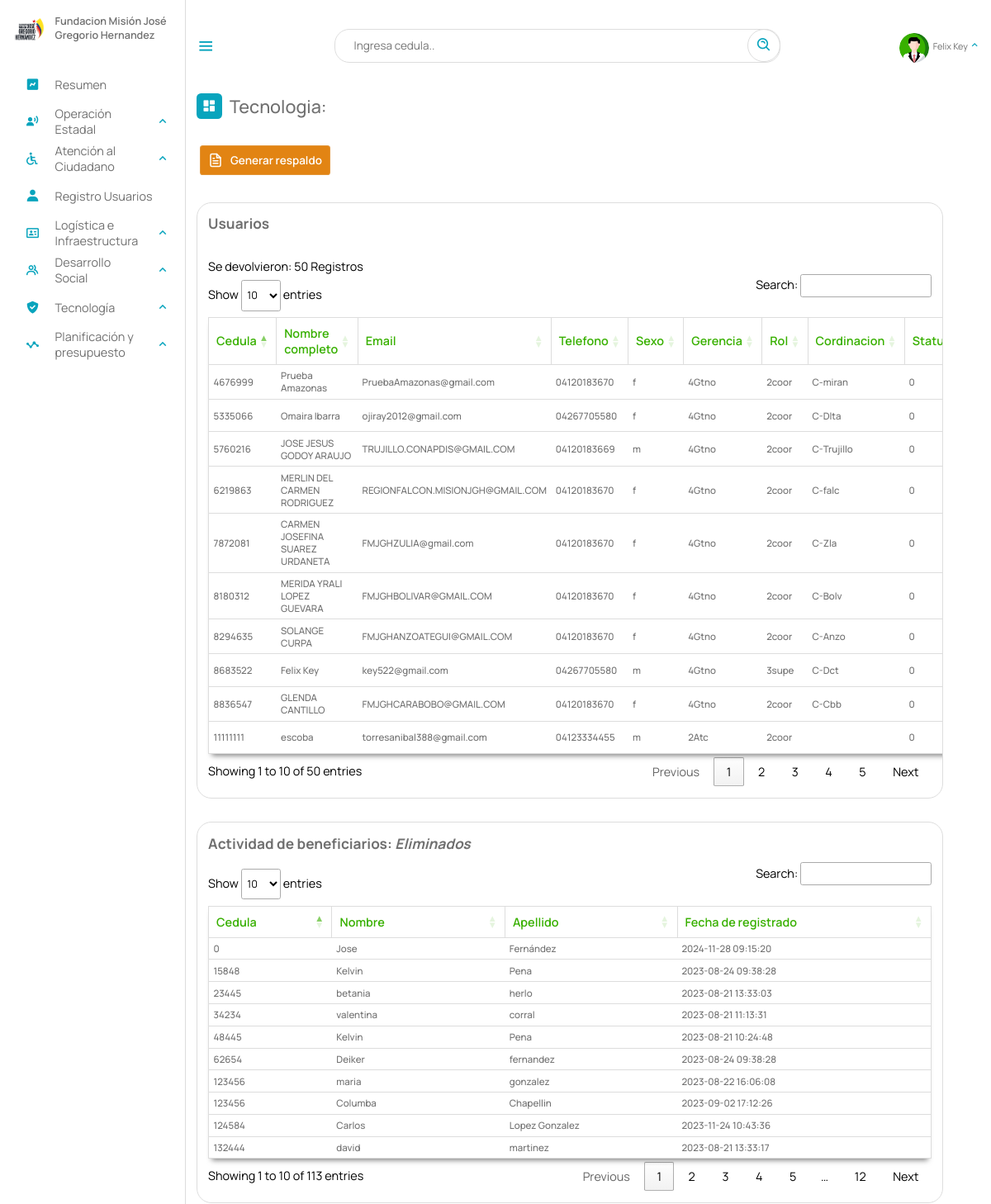
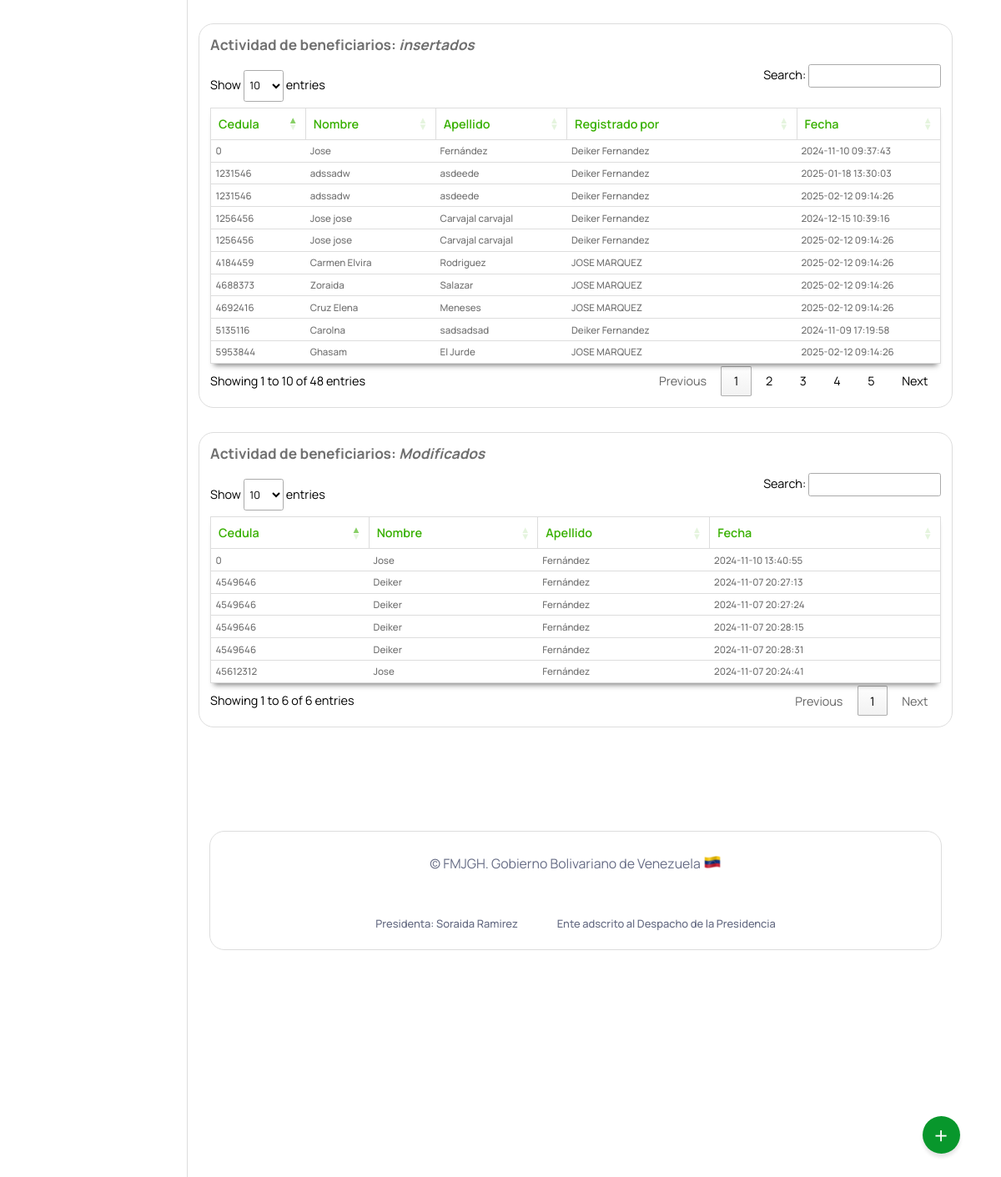
Page /Escritorio/tecnologia.php (signed in) on the committed database (2 pictures, top to bottom).
### tables this page shows
CREATE TABLE `usuario` (
  `cedula` int(12) NOT NULL,
  `nombre` text NOT NULL,
  `passwordd` varchar(60) NOT NULL,
  `email` varchar(50) NOT NULL,
  `telefono` varchar(11) DEFAULT NULL,
  `sexo` char(1) NOT NULL,
  `gerencia` varchar(5) NOT NULL,
  `rol` varchar(5) NOT NULL,
  `coordinacion` varchar(12) DEFAULT NULL,
  `bloqueado` tinyint(1) NOT NULL DEFAULT 0,
  `profile_photo` varchar(2048) DEFAULT NULL,
  `institucion` text DEFAULT NULL,
  `fecha_creada` timestamp NULL DEFAULT current_timestamp(),
  PRIMARY KEY (`cedula`),
  KEY `gerencia` (`gerencia`),
  KEY `rol` (`rol`),
  KEY `coordinacion` (`coordinacion`),
  CONSTRAINT `usuario_ibfk_1` FOREIGN KEY (`coordinacion`) REFERENCES `coordinaciones_estadales` (`id`) ON DELETE CASCADE,
  CONSTRAINT `usuario_ibfk_2` FOREIGN KEY (`rol`) REFERENCES `roles` (`id`) ON DELETE CASCADE,
  CONSTRAINT `usuario_ibfk_3` FOREIGN KEY (`gerencia`) REFERENCES `gerencia` (`id`) ON DELETE CASCADE
);

CREATE TABLE `ben_eliminados` (
  `id` int(11) NOT NULL AUTO_INCREMENT,
  `cedula` int(12) DEFAULT NULL,
  `nombre` text DEFAULT NULL,
  `apellido` text DEFAULT NULL,
  `discapacidad` varchar(10) DEFAULT NULL,
  `fecha_eliminacion` datetime DEFAULT NULL,
  PRIMARY KEY (`id`)
);

CREATE TABLE `reg_beneficiario` (
  `id` int(11) NOT NULL AUTO_INCREMENT,
  `cedula` int(12) DEFAULT NULL,
  `nombre` text DEFAULT NULL,
  `apellido` text DEFAULT NULL,
  `registrado_por` tinytext DEFAULT NULL,
  `INSERTADO` datetime DEFAULT NULL,
  PRIMARY KEY (`id`)
);

CREATE TABLE `modificaciones_beneficiarios` (
  `id` int(12) NOT NULL AUTO_INCREMENT,
  `cedula` varchar(11) NOT NULL,
  `nombre` text NOT NULL,
  `apellido` text NOT NULL,
  `fecha` timestamp NOT NULL DEFAULT current_timestamp() ON UPDATE current_timestamp(),
  PRIMARY KEY (`id`)
);

### php/ManejadorBD.php (called while the page is built, shortened)
<?php
	class ManejadorBD extends PDO {
		public $srv	= SRV;
		public $usr	= USR;
		public $pas	= PAS;
		public $dbn	= BDN;
		public function conectar($tipoConexion){
			try{
				switch ($tipoConexion) {
				    case 1:
				        $dsn = "mysql:host=$this->srv;dbname=$this->dbn";
				        break;
				}
				$dbh = new PDO($dsn, $this->usr, $this->pas);
    			$dbh->setAttribute(PDO::ATTR_ERRMODE, PDO::ERRMODE_EXCEPTION);
			}catch(PDOException $error){
                echo "Error al Conectar con la Base de Datos: ".$error->getMessage();
                exit();
			}
            $this->conexionBD = $dbh;
			return $this->conexionBD;
		}
	}
?>

### Escritorio/tecnologia.php (the view, shortened to what this page needs)
<?php
include_once("partearriba.php");
?>
<link rel="stylesheet" type="text/css" href="https://cdn.datatables.net/1.11.3/css/jquery.dataTables.min.css">
<div class="dash-contenido">
    <div class="overview">
        <div class="titulo">
            <i class='bx bxs-dashboard'> </i>
            <span class="link-name">Tecnologia: </span>
        </div>
    </div>
    <a target="_blank" href="respaldo/respaldo.php"> <button class="download-button ">
            <div class="docs dos"> Generar respaldo</div>
            <div class="download">
            </div>
        </button></a>
    <div class="tabla-atencion">
        <h2>Usuarios</h2>
        <table id="atencion">
            <thead>
                <tr>
                    <th>Cedula</th>
                    <th>Nombre completo</th>
                    <th>Email</th>
                    <th>Telefono</th>
                    <th>Sexo</th>
                    <th>Gerencia</th>
                    <th>Rol</th>
                    <th>Cordinacion</th>
                    <th>Status</th>
                </tr>
            </thead>
            <tbody id="atenciones">
                <?php
                include_once("../php/03-usuario.php");
                $aten = new Usuario(1);
                $consulta = $aten->consultarTodosUsuarios();
                if ($consulta) {
                    foreach ($consulta as $registros) {
                ?>
                        <tr>
                            <td><?php echo $registros["cedula"] ?></td>
                            <td><?php echo $registros["nombre"] ?></td>
                            <td><?php echo $registros["email"] ?></td>
                            <td><?php echo $registros["telefono"] ?></td>
                            <td><?php echo $registros["sexo"] ?></td>
                            <td><?php echo $registros["gerencia"] ?></td>
                            <td><?php echo $registros["rol"] ?></td>
                            <td><?php echo $registros["coordinacion"] ?></td>
                            <td><?php echo $registros["bloqueado"] ?></td>
                        </tr>
                <?php
                    }
                }
                ?>
            </tbody>
        </table>
    </div>
    <div class=" tabla-atencion">
                                        <h2>Actividad de beneficiarios: <i>Eliminados</i></h2>
                                        <table id="atencion">
                                            <thead>
                                                <tr>
                                                    <th>Cedula</th>
                                                    <th>Nombre</th>
                                                    <th>Apellido</th>
                                                    <th>Fecha de registrado</th>
                                                </tr>
                                            </thead>
                                            <tbody id="atenciones">
                                                <?php
                                                include_once("../php/03-usuario.php");
                                                $aten = new Usuario(1);
                                                $consulta = $aten->ben_eliminados();
                                                if ($consulta) {
                                                    foreach ($consulta as $registros) {
                                                ?>
                                                        <tr>
                                                            <td><?php echo $registros["cedula"] ?></td>
                                                            <td><?php echo $registros["nombre"] ?></td>
                                                            <td><?php echo $registros["apellido"] ?></td>
                                                            <td><?php echo $registros["fecha_eliminacion"] ?></td>
                                                        </tr>
                                                <?php
                                                    }
                                                }
                                                ?>
                                            </tbody>
                                        </table>
    </div>
    <div class="tabla-atencion">
        <h2>Actividad de beneficiarios: <i>insertados</i></h2>
        <table id="atencion">
            <thead>
                <tr>
                    <th>Cedula</th>
                    <th>Nombre</th>
                    <th>Apellido</th>
                    <th>Registrado por</th>
                    <th>Fecha</th>
                </tr>
            </thead>
            <tbody id="atenciones">
                <?php
                include_once("../php/03-usuario.php");
                $aten = new Usuario(1);
                $consulta = $aten->reg_beneficiario();
                if ($consulta) {
                    foreach ($consulta as $registros) {
                ?>
                        <tr>
                            <td><?php echo $registros["cedula"] ?></td>
                            <td><?php echo $registros["nombre"] ?></td>
                            <td><?php echo $registros["apellido"] ?></td>
                            <td><?php echo $registros["registrado_por"] ?></td>
                            <td><?php echo $registros["INSERTADO"] ?></td>
                        </tr>
                <?php
                    }
                }
                ?>
            </tbody>
        </table>
    </div>
    <div class="tabla-atencion">
        <h2>Actividad de beneficiarios: <i>Modificados</i></h2>
        <table id="atencion">
            <thead>
                <tr>
                    <th>Cedula</th>
                    <th>Nombre</th>
                    <th>Apellido</th>
                    <th>Fecha</th>
                </tr>
            </thead>
            <tbody id="atenciones">
                <?php
                include_once("../php/03-usuario.php");
                $aten = new Usuario(1);
                $consulta = $aten->mod_beneficiario();
                if ($consulta) {
                    foreach ($consulta as $registros) {
                ?>
                        <tr>
                            <td><?php echo $registros["cedula"] ?></td>
                            <td><?php echo $registros["nombre"] ?></td>
                            <td><?php echo $registros["apellido"] ?></td>
                            <td><?php echo $registros["fecha"] ?></td>
                        </tr>
                <?php
                    }
                }
                ?>
            </tbody>
        </table>
    </div>
</div>
<br><br> <br><br><br>
<?php
include_once("parteabajo.php");
?>

### Escritorio/estilo.css (style rules this page uses)
* { font-family: 'Manrope', sans-serif; margin: 0; padding: 0; box-sizing: border-box; scroll-behavior: smooth; }
:root { --body-color: ; --tran-03:all 0.2 ease ; --tran-03:all 0.3s ease ; --tran-03:all 0.4s ease ; --tran-03:all 0.5s ease ; }
body { height: 100vh; background-color: #fff; }
.menu-dash .dash-contenido { padding-top: 45px; }
.menu-dash .titulo { display: flex; align-items: center; margin: 70px 0 30px 0; }
.menu-dash .titulo i { position: relative; height: 35px; width: 35px; background-color: #08A4BD; border-radius: 6px; color: #fff; display: flex; align-items: center; justify-content: center; font-size: 20px; }
.menu-dash .titulo .link-name { font-size: 24PX; font-weight: 500; color: #707070; margin-left: 10px; }
table { width: 100%; }

### Escritorio/dash.css (style rules this page uses)
.dash-contenido .tabla-atencion { margin-top: 2rem; border: 1px solid #ddd; border-radius: 20px; padding: 15px; display: flex; flex-direction: column; justify-content: start; align-items: self-start; overflow: auto; }
.dash-contenido .tabla-atencion h2 { margin-bottom: 0.8rem; font-size: 1.2rem; color: #707070; }
.dash-contenido .tabla-atencion table { background-color: #fff; box-shadow: 0 6px 7px -4px rgba(0, 0, 0, 0.5); width: 100%; border: 1px solid #ddd; text-align: left; color: #707070; font-size: 1rem; border-collapse: collapse; transition: .8s; }
.dash-contenido .tabla-atencion table thead th { color: #38b000; font-weight: 600; border: solid 1px #ddd; padding: 10px; }
.dash-contenido .tabla-atencion table tbody td { font-size: .8rem; font-weight: 500; padding: 6px; border-bottom: 1px solid #ddd; }
.download-button { margin-bottom: 20px; position: relative; cursor: pointer; border-width: 0; color: white; font-size: 15px; font-weight: 600; border-radius: 4px; z-index: 1; margin: 5px; }
.download-button .docs.dos { background-color: #E28413; }
.download-button .docs { display: flex; align-items: center; justify-content: space-between; gap: 10px; min-height: 40px; padding: 0 10px; border-radius: 4px; z-index: 1; background-color: #242a35; border: solid 1px #e8e8e82d; transition: all .5s cubic-bezier(0.77, 0, 0.175, 1); }
.download { position: absolute; inset: 0; display: flex; align-items: center; justify-content: center; max-width: 90%; margin: 0 auto; z-index: -1; border-radius: 4px; transform: translateY(0%); background-color: #01e056; border: solid 1px #01e0572d; transition: all .5s cubic-bezier(0.77, 0, 0.175, 1); }
table.dataTable.no-footer { width: 100%; }

### Escritorio/02-buttons/01-buttons.css (style rules this page uses)
body { margin: 0; padding: 0; }

### rows in the picture
usuario: cedula "4676999", nombre "Prueba Amazonas", email "PruebaAmazonas@gmail.com", telefono "04120183670", sexo "f", gerencia "4Gtno", rol "2coor", coordinacion "C-miran", bloqueado "0"
usuario: cedula "5335066", nombre "Omaira Ibarra", email "ojiray2012@gmail.com", telefono "04267705580", sexo "f", gerencia "4Gtno", rol "2coor", coordinacion "C-Dlta", bloqueado "0"
usuario: cedula "5760216", nombre "JOSE JESUS GODOY ARAUJO", email "TRUJILLO.CONAPDIS@GMAIL.COM", telefono "04120183669", sexo "m", gerencia "4Gtno", rol "2coor", coordinacion "C-Trujillo", bloqueado "0"
usuario: cedula "6219863", nombre "MERLIN DEL CARMEN RODRIGUEZ", email "REGIONFALCON.MISIONJGH@GMAIL.COM", telefono "04120183670", sexo "f", gerencia "4Gtno", rol "2coor", coordinacion "C-falc", bloqueado "0"
usuario: cedula "7872081", nombre "CARMEN JOSEFINA SUAREZ URDANETA", email "FMJGHZULIA@gmail.com", telefono "04120183670", sexo "f", gerencia "4Gtno", rol "2coor", coordinacion "C-Zla", bloqueado "0"
usuario: cedula "8180312", nombre "MERIDA YRALI LOPEZ GUEVARA", email "FMJGHBOLIVAR@GMAIL.COM", telefono "04120183670", sexo "f", gerencia "4Gtno", rol "2coor", coordinacion "C-Bolv", bloqueado "0"
usuario: cedula "8294635", nombre "SOLANGE CURPA", email "FMJGHANZOATEGUI@GMAIL.COM", telefono "04120183670", sexo "f", gerencia "4Gtno", rol "2coor", coordinacion "C-Anzo", bloqueado "0"
usuario: cedula "8683522", nombre "Felix Key", email "key522@gmail.com", telefono "04267705580", sexo "m", gerencia "4Gtno", rol "3supe", coordinacion "C-Dct", bloqueado "0"
usuario: cedula "8836547", nombre "GLENDA CANTILLO", email "FMJGHCARABOBO@GMAIL.COM", telefono "04120183670", sexo "f", gerencia "4Gtno", rol "2coor", coordinacion "C-Cbb", bloqueado "0"
usuario: cedula "11111111", nombre "escoba", email "torresanibal388@gmail.com", telefono "04123334455", sexo "m", gerencia "2Atc", rol "2coor", bloqueado "0"
ben_eliminados: cedula "48445", nombre "Kelvin", apellido "Pena", fecha_eliminacion "2023-08-21 10:24:48"
ben_eliminados: cedula "34234", nombre "valentina", apellido "corral", fecha_eliminacion "2023-08-21 11:13:31"
ben_eliminados: cedula "23445", nombre "betania", apellido "herlo", fecha_eliminacion "2023-08-21 13:33:03"
ben_eliminados: cedula "132444", nombre "david", apellido "martinez", fecha_eliminacion "2023-08-21 13:33:17"
ben_eliminados: cedula "123456", nombre "maria", apellido "gonzalez", fecha_eliminacion "2023-08-22 16:06:08"
ben_eliminados: cedula "15848", nombre "Kelvin", apellido "Pena", fecha_eliminacion "2023-08-24 09:38:28"
ben_eliminados: cedula "62654", nombre "Deiker", apellido "fernandez", fecha_eliminacion "2023-08-24 09:38:28"
ben_eliminados: cedula "123456", nombre "Columba", apellido "Chapellin", fecha_eliminacion "2023-09-02 17:12:26"
ben_eliminados: cedula "124584", nombre "Carlos", apellido "Lopez Gonzalez", fecha_eliminacion "2023-11-24 10:43:36"
ben_eliminados: cedula "0", nombre "Jose", apellido "Fernández", fecha_eliminacion "2024-11-28 09:15:20"
reg_beneficiario: cedula "5135116", nombre "Carolna", apellido "sadsadsad", registrado_por "Deiker Fernandez", INSERTADO "2024-11-09 17:19:58"
reg_beneficiario: cedula "0", nombre "Jose", apellido "Fernández", registrado_por "Deiker Fernandez", INSERTADO "2024-11-10 09:37:43"
reg_beneficiario: cedula "1256456", nombre "Jose jose", apellido "Carvajal carvajal", registrado_por "Deiker Fernandez", INSERTADO "2024-12-15 10:39:16"
reg_beneficiario: cedula "1231546", nombre "adssadw", apellido "asdeede", registrado_por "Deiker Fernandez", INSERTADO "2025-01-18 13:30:03"
reg_beneficiario: cedula "1231546", nombre "adssadw", apellido "asdeede", registrado_por "Deiker Fernandez", INSERTADO "2025-02-12 09:14:26"
reg_beneficiario: cedula "1256456", nombre "Jose jose", apellido "Carvajal carvajal", registrado_por "Deiker Fernandez", INSERTADO "2025-02-12 09:14:26"
reg_beneficiario: cedula "4184459", nombre "Carmen Elvira", apellido "Rodriguez", registrado_por "JOSE MARQUEZ", INSERTADO "2025-02-12 09:14:26"
reg_beneficiario: cedula "4688373", nombre "Zoraida", apellido "Salazar", registrado_por "JOSE MARQUEZ", INSERTADO "2025-02-12 09:14:26"
reg_beneficiario: cedula "4692416", nombre "Cruz Elena", apellido "Meneses", registrado_por "JOSE MARQUEZ", INSERTADO "2025-02-12 09:14:26"
reg_beneficiario: cedula "5953844", nombre "Ghasam", apellido "El Jurde", registrado_por "JOSE MARQUEZ", INSERTADO "2025-02-12 09:14:26"
modificaciones_beneficiarios: cedula "45612312", nombre "Jose", apellido "Fernández", fecha "2024-11-07 20:24:41"
modificaciones_beneficiarios: cedula "4549646", nombre "Deiker", apellido "Fernández", fecha "2024-11-07 20:27:13"
modificaciones_beneficiarios: cedula "4549646", nombre "Deiker", apellido "Fernández", fecha "2024-11-07 20:27:24"
modificaciones_beneficiarios: cedula "4549646", nombre "Deiker", apellido "Fernández", fecha "2024-11-07 20:28:15"
modificaciones_beneficiarios: cedula "4549646", nombre "Deiker", apellido "Fernández", fecha "2024-11-07 20:28:31"
modificaciones_beneficiarios: cedula "0", nombre "Jose", apellido "Fernández", fecha "2024-11-10 13:40:55"

### other values in the picture
$NombreUsuarioActivo "Felix Key"
